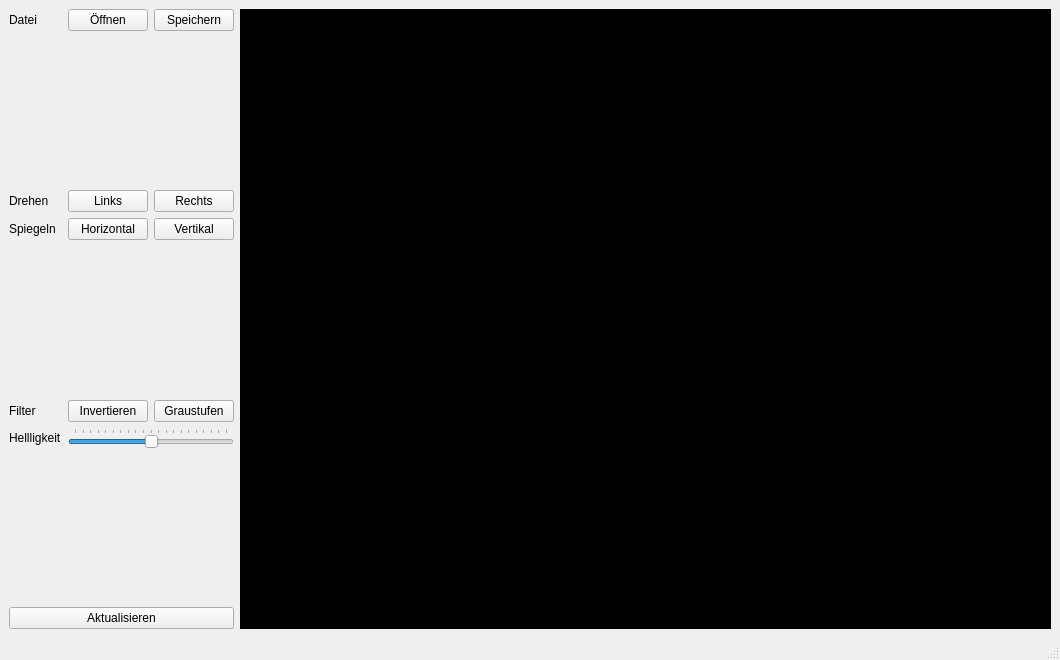
<?xml version="1.0" encoding="UTF-8"?>
<ui version="4.0">
 <class>MainWindow</class>
 <widget class="QMainWindow" name="MainWindow">
  <property name="geometry">
   <rect>
    <x>0</x>
    <y>0</y>
    <width>1060</width>
    <height>660</height>
   </rect>
  </property>
  <property name="sizePolicy">
   <sizepolicy hsizetype="Expanding" vsizetype="Preferred">
    <horstretch>0</horstretch>
    <verstretch>0</verstretch>
   </sizepolicy>
  </property>
  <property name="windowTitle">
   <string>ImageEditor</string>
  </property>
  <widget class="QWidget" name="centralwidget">
   <property name="sizePolicy">
    <sizepolicy hsizetype="Expanding" vsizetype="Preferred">
     <horstretch>0</horstretch>
     <verstretch>0</verstretch>
    </sizepolicy>
   </property>
   <layout class="QHBoxLayout" name="horizontalLayout">
    <item>
     <layout class="QFormLayout" name="formLayout_2">
      <property name="sizeConstraint">
       <enum>QLayout::SetMinimumSize</enum>
      </property>
      <property name="fieldGrowthPolicy">
       <enum>QFormLayout::ExpandingFieldsGrow</enum>
      </property>
      <item row="0" column="0">
       <widget class="QLabel" name="label_5">
        <property name="text">
         <string>Datei</string>
        </property>
       </widget>
      </item>
      <item row="0" column="1">
       <layout class="QHBoxLayout" name="horizontalLayout_5">
        <item>
         <widget class="QPushButton" name="button_oeffnen">
          <property name="text">
           <string>Öffnen</string>
          </property>
         </widget>
        </item>
        <item>
         <widget class="QPushButton" name="button_speichern">
          <property name="text">
           <string>Speichern</string>
          </property>
         </widget>
        </item>
       </layout>
      </item>
      <item row="1" column="0">
       <spacer name="verticalSpacer_4">
        <property name="orientation">
         <enum>Qt::Vertical</enum>
        </property>
        <property name="sizeHint" stdset="0">
         <size>
          <width>20</width>
          <height>40</height>
         </size>
        </property>
       </spacer>
      </item>
      <item row="2" column="0">
       <widget class="QLabel" name="label_6">
        <property name="text">
         <string>Drehen</string>
        </property>
       </widget>
      </item>
      <item row="2" column="1">
       <layout class="QHBoxLayout" name="horizontalLayout_6">
        <item>
         <widget class="QPushButton" name="button_drehen_links">
          <property name="text">
           <string>Links</string>
          </property>
         </widget>
        </item>
        <item>
         <widget class="QPushButton" name="button_drehen_rechts">
          <property name="text">
           <string>Rechts</string>
          </property>
         </widget>
        </item>
       </layout>
      </item>
      <item row="3" column="0">
       <widget class="QLabel" name="label_7">
        <property name="text">
         <string>Spiegeln</string>
        </property>
       </widget>
      </item>
      <item row="3" column="1">
       <layout class="QHBoxLayout" name="horizontalLayout_7">
        <item>
         <widget class="QPushButton" name="button_spiegeln_horizontal">
          <property name="text">
           <string>Horizontal</string>
          </property>
         </widget>
        </item>
        <item>
         <widget class="QPushButton" name="button_spiegeln_vertikal">
          <property name="text">
           <string>Vertikal</string>
          </property>
         </widget>
        </item>
       </layout>
      </item>
      <item row="4" column="0">
       <spacer name="verticalSpacer_5">
        <property name="orientation">
         <enum>Qt::Vertical</enum>
        </property>
        <property name="sizeHint" stdset="0">
         <size>
          <width>20</width>
          <height>40</height>
         </size>
        </property>
       </spacer>
      </item>
      <item row="5" column="0">
       <widget class="QLabel" name="label_8">
        <property name="text">
         <string>Filter</string>
        </property>
       </widget>
      </item>
      <item row="7" column="0">
       <spacer name="verticalSpacer_6">
        <property name="orientation">
         <enum>Qt::Vertical</enum>
        </property>
        <property name="sizeHint" stdset="0">
         <size>
          <width>20</width>
          <height>40</height>
         </size>
        </property>
       </spacer>
      </item>
      <item row="8" column="0" colspan="2">
       <widget class="QPushButton" name="button_aktualisieren">
        <property name="text">
         <string>Aktualisieren</string>
        </property>
       </widget>
      </item>
      <item row="5" column="1">
       <layout class="QHBoxLayout" name="horizontalLayout_2">
        <item>
         <widget class="QPushButton" name="button_invertieren">
          <property name="text">
           <string>Invertieren</string>
          </property>
         </widget>
        </item>
        <item>
         <widget class="QPushButton" name="button_graustufen">
          <property name="text">
           <string>Graustufen</string>
          </property>
         </widget>
        </item>
       </layout>
      </item>
      <item row="6" column="0">
       <widget class="QLabel" name="label">
        <property name="text">
         <string>Hellligkeit</string>
        </property>
       </widget>
      </item>
      <item row="6" column="1">
       <widget class="QSlider" name="slider_helligkeit">
        <property name="sizePolicy">
         <sizepolicy hsizetype="Expanding" vsizetype="Fixed">
          <horstretch>0</horstretch>
          <verstretch>0</verstretch>
         </sizepolicy>
        </property>
        <property name="minimum">
         <number>-100</number>
        </property>
        <property name="maximum">
         <number>100</number>
        </property>
        <property name="orientation">
         <enum>Qt::Horizontal</enum>
        </property>
        <property name="tickPosition">
         <enum>QSlider::TicksAbove</enum>
        </property>
        <property name="tickInterval">
         <number>10</number>
        </property>
       </widget>
      </item>
     </layout>
    </item>
    <item>
     <widget class="QWidget" name="leinwand" native="true">
      <property name="sizePolicy">
       <sizepolicy hsizetype="Expanding" vsizetype="Expanding">
        <horstretch>4</horstretch>
        <verstretch>0</verstretch>
       </sizepolicy>
      </property>
      <property name="minimumSize">
       <size>
        <width>800</width>
        <height>600</height>
       </size>
      </property>
      <property name="baseSize">
       <size>
        <width>800</width>
        <height>600</height>
       </size>
      </property>
      <property name="autoFillBackground">
       <bool>false</bool>
      </property>
      <property name="styleSheet">
       <string notr="true">background: black</string>
      </property>
     </widget>
    </item>
   </layout>
  </widget>
  <widget class="QMenuBar" name="menubar">
   <property name="geometry">
    <rect>
     <x>0</x>
     <y>0</y>
     <width>1060</width>
     <height>20</height>
    </rect>
   </property>
  </widget>
  <widget class="QStatusBar" name="statusbar"/>
 </widget>
 <resources/>
 <connections>
  <connection>
   <sender>button_aktualisieren</sender>
   <signal>clicked()</signal>
   <receiver>leinwand</receiver>
   <slot>repaint()</slot>
   <hints>
    <hint type="sourcelabel">
     <x>197</x>
     <y>613</y>
    </hint>
    <hint type="destinationlabel">
     <x>397</x>
     <y>566</y>
    </hint>
   </hints>
  </connection>
 </connections>
</ui>
